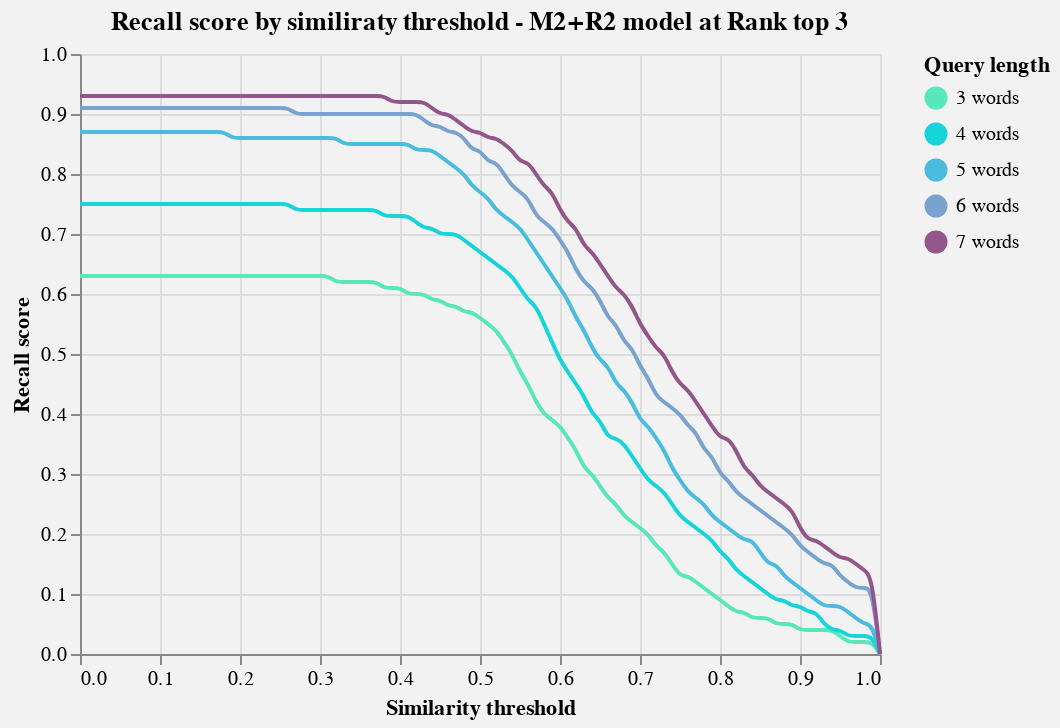

Notebook code cell kept with this figure:
### Code cell
y = "Recall score"
title = 'Recall score by similiraty threshold - M2+R2 model at Rank top 3'
chart_with_tooltip(source, x, y, color, tooltip, title, chart_type)

### Figure 1 — Vega-Lite specification as saved in the notebook (floating-point values rounded to 4 significant figures; data arrays with more than 128 entries replaced by an {"elided": "..."} marker saying what was removed)
{"config": {"view": {"continuousWidth": 400, "continuousHeight": 300}, "background": "#F2F2F2"}, "layer": [{"mark": {"type": "line", "interpolate": "basis"}, "encoding": {"color": {"type": "nominal", "field": "Query length", "scale": {"domain": ["3 words", "4 words", "5 words", "6 words", "7 words"], "range": ["#57E7BB", "#16D4D9", "#49BCDF", "#79A3CE", "#92568B"]}}, "x": {"type": "quantitative", "field": "Similarity threshold"}, "y": {"type": "quantitative", "field": "Recall score"}}}, {"mark": "point", "encoding": {"opacity": {"value": 0}, "x": {"type": "quantitative", "field": "Similarity threshold"}}, "selection": {"selector022": {"type": "single", "nearest": true, "on": "mouseover", "fields": ["Similarity threshold"], "empty": "none"}}}, {"mark": "point", "encoding": {"color": {"type": "nominal", "field": "Query length", "scale": {"domain": ["3 words", "4 words", "5 words", "6 words", "7 words"], "range": ["#57E7BB", "#16D4D9", "#49BCDF", "#79A3CE", "#92568B"]}}, "opacity": {"condition": {"value": 1, "selection": "selector022"}, "value": 0}, "x": {"type": "quantitative", "field": "Similarity threshold"}, "y": {"type": "quantitative", "field": "Recall score"}}}, {"mark": {"type": "rule", "color": "gray"}, "encoding": {"x": {"type": "quantitative", "field": "Similarity threshold"}}, "transform": [{"filter": {"selection": "selector022"}}]}, {"mark": {"type": "text", "align": "left", "dx": 5, "dy": -5}, "encoding": {"color": {"type": "nominal", "field": "Query length", "scale": {"domain": ["3 words", "4 words", "5 words", "6 words", "7 words"], "range": ["#57E7BB", "#16D4D9", "#49BCDF", "#79A3CE", "#92568B"]}}, "text": {"condition": {"type": "quantitative", "field": "F1 score", "selection": "selector022"}, "value": " "}, "x": {"type": "quantitative", "field": "Similarity threshold"}, "y": {"type": "quantitative", "field": "Recall score"}}}], "data": {"name": "data-0075232df34d9387a4b96dce38f379a3"}, "height": 300, "title": "Recall score by similiraty threshold - M2+R2 model at Rank top 3", "width": 400, "$schema": "https://vega.github.io/schema/vega-lite/v4.8.1.json", "datasets": {"data-0075232df34d9387a4b96dce38f379a3": {"elided": "505 records"}}}
